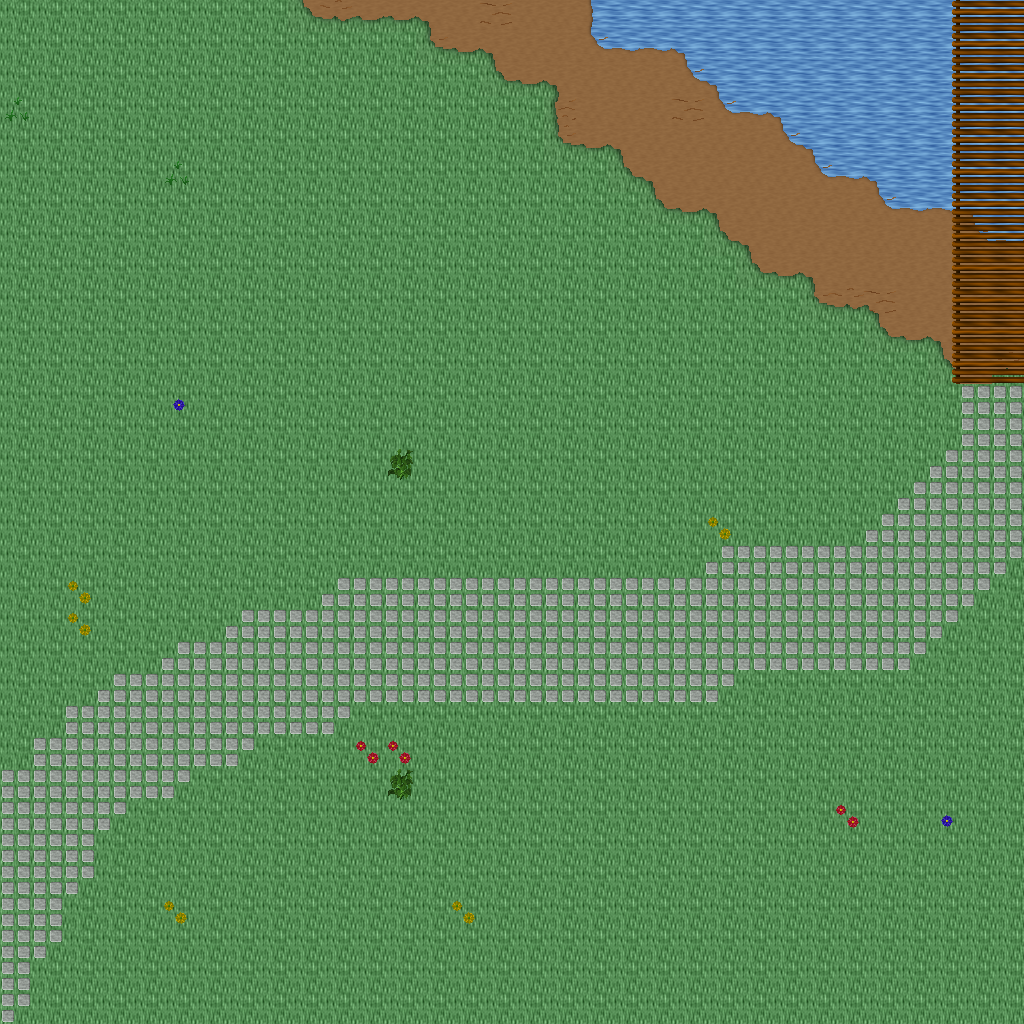

A 2D game scene composited from a Tiled map and its tileset images. What follows is a short description and the map's XML, with each tile layer's data collapsed to a summary:
An orthogonal 32x32 tile map with 32x32 px tiles, 5 tile layers (Ground, Objects, Objects2, Above, ...), 1 hidden layer not drawn, 29 tilesets.

<map version="1.10" tiledversion="1.11.0" orientation="orthogonal" renderorder="right-down" width="32" height="32" tilewidth="32" tileheight="32" infinite="0" nextlayerid="11" nextobjectid="1">
 <tileset firstgid="1" name="ground_ground" tilewidth="32" tileheight="32" tilecount="33" columns="3">
  <image source="../drawable/ground_ground.png" width="96" height="352" />
 </tileset>
 <tileset firstgid="34" name="ground_water_pool" tilewidth="32" tileheight="32" tilecount="72" columns="3">
  <image source="../drawable/ground_water_pool.png" width="96" height="768" />
 </tileset>
 <tileset firstgid="106" name="ground_earth_edges" tilewidth="32" tileheight="32" tilecount="18" columns="6">
  <image source="../drawable/ground_earth_edges.png" width="192" height="96" />
 </tileset>
 <tileset firstgid="124" name="ground_grass_edges" tilewidth="32" tileheight="32" tilecount="36" columns="12">
  <image source="../drawable/ground_grass_edges.png" width="384" height="96" />
 </tileset>
 <tileset firstgid="160" name="ground_grass_corners" tilewidth="32" tileheight="32" tilecount="24" columns="6">
  <image source="../drawable/ground_grass_corners.png" width="192" height="128" />
 </tileset>
 <tileset firstgid="184" name="ground_water_pool_corners" tilewidth="32" tileheight="32" tilecount="72" columns="3">
  <image source="../drawable/ground_water_pool_corners.png" width="96" height="768" />
 </tileset>
 <tileset firstgid="256" name="furniture_carpet_carpets" tilewidth="32" tileheight="32" tilecount="8" columns="4">
  <image source="../drawable/furniture_carpet_carpets.png" width="128" height="64" />
 </tileset>
 <tileset firstgid="264" name="ground_ridge_earth_dark" tilewidth="32" tileheight="32" tilecount="96" columns="12">
  <image source="../drawable/ground_ridge_earth_dark.png" width="384" height="256" />
 </tileset>
 <tileset firstgid="360" name="ground_ridge_earth_pale" tilewidth="32" tileheight="32" tilecount="96" columns="12">
  <image source="../drawable/ground_ridge_earth_pale.png" width="384" height="256" />
 </tileset>
 <tileset firstgid="456" name="plant_grasses" tilewidth="32" tileheight="32" tilecount="6" columns="3">
  <image source="../drawable/plant_grasses.png" width="96" height="64" />
 </tileset>
 <tileset firstgid="462" name="plant_flower_daisy_red" tilewidth="32" tileheight="32" tilecount="8" columns="2">
  <image source="../drawable/plant_flower_daisy_red.png" width="64" height="128" />
 </tileset>
 <tileset firstgid="470" name="plant_flower_daisy_blue" tilewidth="32" tileheight="32" tilecount="8" columns="2">
  <image source="../drawable/plant_flower_daisy_blue.png" width="64" height="128" />
 </tileset>
 <tileset firstgid="478" name="plant_flower_daisy_yellow" tilewidth="32" tileheight="32" tilecount="8" columns="2">
  <image source="../drawable/plant_flower_daisy_yellow.png" width="64" height="128" />
 </tileset>
 <tileset firstgid="486" name="plant_bush_bushes" tilewidth="32" tileheight="32" tilecount="10" columns="5">
  <image source="../drawable/plant_bush_bushes.png" width="160" height="64" />
 </tileset>
 <tileset firstgid="496" name="furniture_table_long_side_on_pale" tilewidth="32" tileheight="32" tilecount="3" columns="3">
  <image source="../drawable/furniture_table_long_side_on_pale.png" width="96" height="32" />
 </tileset>
 <tileset firstgid="499" name="plant_stump_small_stump" tilewidth="32" tileheight="32" tilecount="4" columns="2">
  <image source="../drawable/plant_stump_small_stump.png" width="64" height="64" />
 </tileset>
 <tileset firstgid="503" name="ground_rock_rocks_2" tilewidth="32" tileheight="32" tilecount="4" columns="2">
  <image source="../drawable/ground_rock_rocks_2.png" width="64" height="64" />
 </tileset>
 <tileset firstgid="507" name="ground_ladder_vertical_dark" tilewidth="32" tileheight="32" tilecount="3" columns="3">
  <image source="../drawable/ground_ladder_vertical_dark.png" width="96" height="32" />
 </tileset>
 <tileset firstgid="510" name="item_statue_green_stone" tilewidth="32" tileheight="32" tilecount="12" columns="4">
  <image source="../drawable/item_statue_green_stone.png" width="128" height="96" />
 </tileset>
 <tileset firstgid="522" name="logic_creature_gnome" tilewidth="32" tileheight="32" tilecount="6" columns="6">
  <image source="../drawable/logic_creature_gnome.png" width="192" height="32" />
 </tileset>
 <tileset firstgid="528" name="logic_creature_animal" tilewidth="32" tileheight="32" tilecount="32" columns="8">
  <image source="../drawable/logic_creature_animal.png" width="256" height="128" />
 </tileset>
 <tileset firstgid="560" name="logic_collision" tilewidth="32" tileheight="32" tilecount="1" columns="1">
  <image source="../drawable/logic_collision.png" width="32" height="32" />
 </tileset>
 <tileset firstgid="561" name="furniture_table_long_front_on_pale" tilewidth="32" tileheight="32" tilecount="3" columns="1">
  <image source="../drawable/furniture_table_long_front_on_pale.png" width="32" height="96" />
 </tileset>
 <tileset firstgid="564" name="furniture_light_flames" tilewidth="32" tileheight="32" tilecount="6" columns="6">
  <image source="../drawable/furniture_light_flames.png" width="192" height="32" />
 </tileset>
 <tileset firstgid="570" name="ground_green_paving" tilewidth="32" tileheight="32" tilecount="18" columns="3">
  <image source="../drawable/ground_green_paving.png" width="96" height="192" />
 </tileset>
 <tileset firstgid="588" name="logic_protection" tilewidth="32" tileheight="32" tilecount="2" columns="2">
  <image source="../drawable/logic_protection.png" width="64" height="32" />
 </tileset>
 <tileset firstgid="590" name="building_castle" tilewidth="32" tileheight="32" tilecount="320" columns="20">
  <image source="../drawable/building_castle.png" width="640" height="512" />
 </tileset>
 <tileset firstgid="910" name="light_yellow_light_5x5" tilewidth="32" tileheight="32" tilecount="25" columns="5">
  <image source="../drawable/light_yellow_light_5x5.png" width="160" height="160" />
 </tileset>
 <tileset firstgid="935" name="logic_creature_human_risecia" tilewidth="32" tileheight="32" tilecount="4" columns="4">
  <image source="../drawable/logic_creature_human_risecia.png" width="128" height="32" />
 </tileset>
 <layer id="1" name="Ground" width="32" height="32">
  <data>[1024 cells, 1024 non-empty, 3 distinct tile ids]</data>
 </layer>
 <layer id="2" name="Objects" width="32" height="32">
  <data>[1024 cells, 208 non-empty, 15 distinct tile ids]</data>
 </layer>
 <layer id="3" name="Objects2" width="32" height="32">
  <data>[1024 cells, 50 non-empty, 7 distinct tile ids]</data>
 </layer>
 <layer id="4" name="Above" width="32" height="32">
  <data>[1024 cells, 0 non-empty, 0 distinct tile ids]</data>
 </layer>
 <layer id="5" name="Above2" width="32" height="32">
  <data>[1024 cells, 0 non-empty, 0 distinct tile ids]</data>
 </layer>
 <layer id="6" name="Walkable" width="32" height="32" visible="0">
  <data>[1024 cells, 13 non-empty, 1 distinct tile ids]</data>
 </layer>
 <objectgroup id="7" name="Mapevents" />
 <objectgroup id="8" name="Spawn" />
 <objectgroup id="9" name="Keys" />
 <objectgroup id="10" name="Replace" />
</map>
